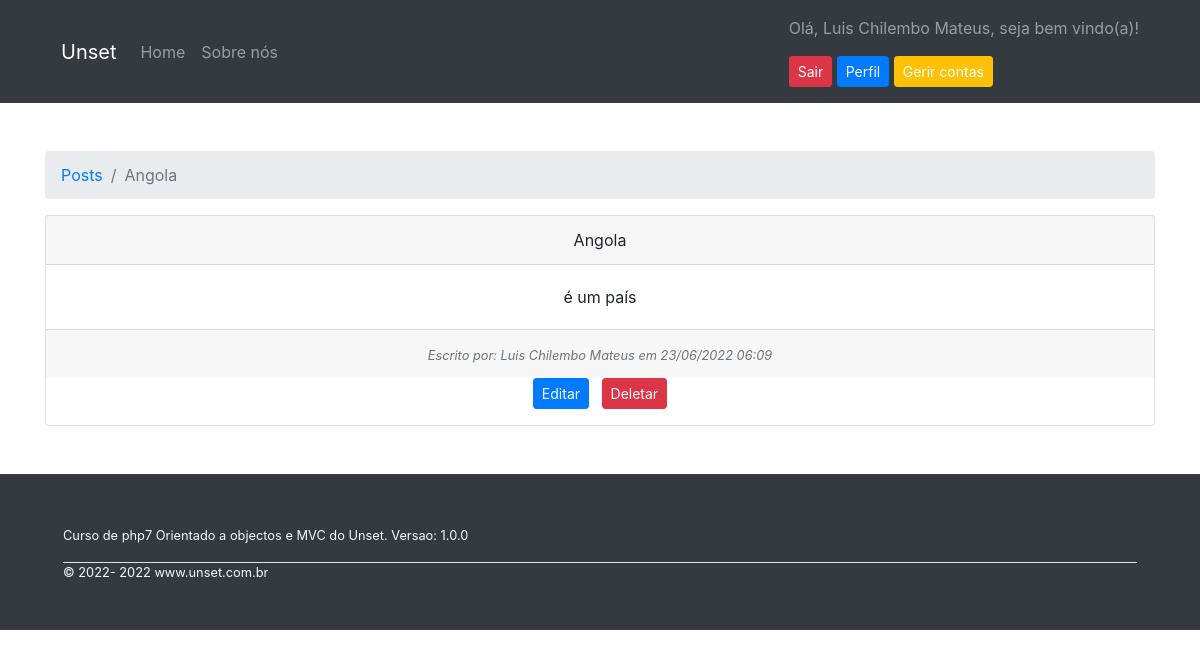
/posts/ver/37 (signed in), run on the app's committed database.
### tables this page shows
CREATE TABLE `posts` (
  `id` int(11) NOT NULL,
  `usuario_id` int(11) NOT NULL,
  `titulo` varchar(255) NOT NULL,
  `texto` text NOT NULL,
  `criado_em` timestamp NOT NULL DEFAULT current_timestamp()
);

CREATE TABLE `usuarios` (
  `id` int(11) NOT NULL,
  `nome` varchar(255) NOT NULL,
  `email` varchar(255) NOT NULL,
  `senha` varchar(255) NOT NULL,
  `criado_em` timestamp NOT NULL DEFAULT current_timestamp(),
  `biografia` text NOT NULL
);

### app/Controllers/Posts.php (called while the page is built, shortened)
<?php
class Posts extends Controller{
    public function __construct()
    {
        $this->postModel = $this->model('Post');
        $this->usuarioModel = $this->model('Usuario');
    }
    public function ver($id){
        $post = $this->postModel->lerPostPorId($id);
        $usuario = $this->usuarioModel->lerUsuarioPorId($post->usuario_id);
        $dados = [
            'post' => $post,
            'usuario' => $usuario
        ];
        $this->view('posts/ver', $dados);
    }
}

### app/Libraries/Rota.php (called while the page is built, shortened)
<?php
class Rota{
    private $metodo = 'index';
    public function __construct()
    {
        $url = $this->url() ? $this->url() : [0];
        if(file_exists('../app/Controllers/'.ucwords($url[0]).'.php')):
            unset($url[0]);
        endif;
        $this->controlador = new $this->controlador;
        if(isset($url[1])):
            if(method_exists($this->controlador, $url[1])):
                $this->metodo = $url[1];
                unset($url[1]);
            endif;
        endif;
        $this->parametros = $url ? array_values($url) : [];
        call_user_func_array([$this->controlador, $this->metodo], $this->parametros);
    }
    private function url(){
        $url = filter_input(INPUT_GET,'url', FILTER_SANITIZE_URL);
        if(isset($url)):
            $url = trim(rtrim($url,'/'));
            $url = explode('/', $url);
            return $url;
        endif;
    }
}

### app/Libraries/Database.php (called while the page is built, shortened)
<?php
class Database {
    private $host = DB['HOST'];
    private $usuario = DB['USUARIO'];
    private $senha = DB['SENHA'];
    private $banco = DB['BANCO'];
    private $porta = DB['PORTA'];
    private $dbh;
    private $stmt;
    public function __construct()
    {
        $dsn = 'mysql:host='.$this->host.';port='.$this->porta.';dbname='.$this->banco;
        $opcoes = [
            PDO::ATTR_PERSISTENT => true,
            PDO::ATTR_ERRMODE => PDO::ERRMODE_EXCEPTION
        ];
        try {
            $this->dbh = new PDO($dsn, $this->usuario, $this->senha, $opcoes);
        } catch (PDOException $e) {
            print "Error!: ".$e->getMessage() . "<br/>";
            die();
        }
    }
    public function query($sql){
        $this->stmt = $this->dbh->prepare($sql);
    }
    public function bind($parametro, $valor, $tipo = null){
        if(is_null($tipo)):
            switch(true):
                case is_int($valor):
                    $tipo = PDO::PARAM_INT;
                break;
                default:
                    $tipo = PDO::PARAM_STR;
            endswitch;
        endif;
        $this->stmt->bindValue($parametro, $valor, $tipo);
    }
    public function executa(){
        return $this->stmt->execute();
    }
    public function resultado(){
        $this->executa();
        return $this->stmt->fetch(PDO::FETCH_OBJ);
    }
}

### app/Models/Post.php (called while the page is built, shortened)
<?php
class Post{
    private $db;
    public function __construct()
    {
        $this->db = new Database();
    }
    public function lerPostPorId($id){
        $this->db->query("SELECT * FROM posts WHERE id = :id");
        $this->db->bind("id", $id);
        return $this->db->resultado();
    }
}

### app/autoload.php (called while the page is built, shortened)
<?php
spl_autoload_register(function ($classe){
    $diretorios = [
        'Libraries',
        'Helpers'
    ];
    foreach($diretorios as $diretorio):
        $arquivo = (__DIR__.DIRECTORY_SEPARATOR.$diretorio.DIRECTORY_SEPARATOR.$classe.'.php');
    endforeach;
});

### app/Models/Usuario.php (called while the page is built, shortened)
<?php
class Usuario {
    private $db;
    public function __construct()
    {
        $this->db = new Database();
    }
    public function lerUsuarioPorId($id){
        $this->db->query("SELECT * FROM usuarios WHERE id = :id");
        $this->db->bind("id", $id);
        return $this->db->resultado();
    }
}

### app/Helpers/Checa.php (called while the page is built, shortened)
<?php
class Checa {
    public static function dataBr($data){
        if(isset($data)):
            return date('d/m/Y H:i',strtotime($data));
        else:
            return false;
        endif;
    }
}

### app/Views/posts/ver.php (the view)
<div class="container my-5">
    <nav aria-label="breadcrumb">
        <ol class="breadcrumb">
            <li class="breadcrumb-item"><a href="<?=URL?>/posts">Posts</a></li>
            <li class="breadcrumb-item active" aria-current="page"><?= $dados['post']->titulo ?></li>
        </ol>
    </nav>
<div class="card text-center">
  <div class="card-header">
  <?= $dados['post']->titulo ?>
  </div>
  <div class="card-body">
    <p class="card-text"><?= $dados['post']->texto ?></p>
  </div>
  <div class="card-footer text-muted">
  <small><i> Escrito por: <?= $dados['usuario']->nome ?> em <?= Checa::dataBr($dados['post']->criado_em) ?> </i></small>
  </div>
  <?php if(($dados['post']->usuario_id == $_SESSION['usuario_id']) || ($_SESSION['usuario_id'] == 28) ): ?>
    <ul class="list-inline">
      <li class="list-inline-item">
        <a href="<?= URL.'/posts/editar/'.$dados['post']->id ?>" class="btn btn-sm btn-primary">Editar</a>
      </li>
      <li class="list-inline-item">
        <form action="<?= URL.'/posts/deletar/'.$dados['post']->id ?>" method="post">
          <input type="submit" class="btn btn-sm btn-danger" value="Deletar">
        </form>
      </li>
    </ul>
  <?php endif; ?>
</div>
</div>

### data on the page
posts: titulo "Angola", texto "é um país", criado_em "23/06/2022 06:09"
usuarios: nome "Luis Chilembo Mateus"

### other printed values
$_SESSION['usuario_nome'] "Luis Chilembo Mateus"
APP_VERSAO "1.0.0"
